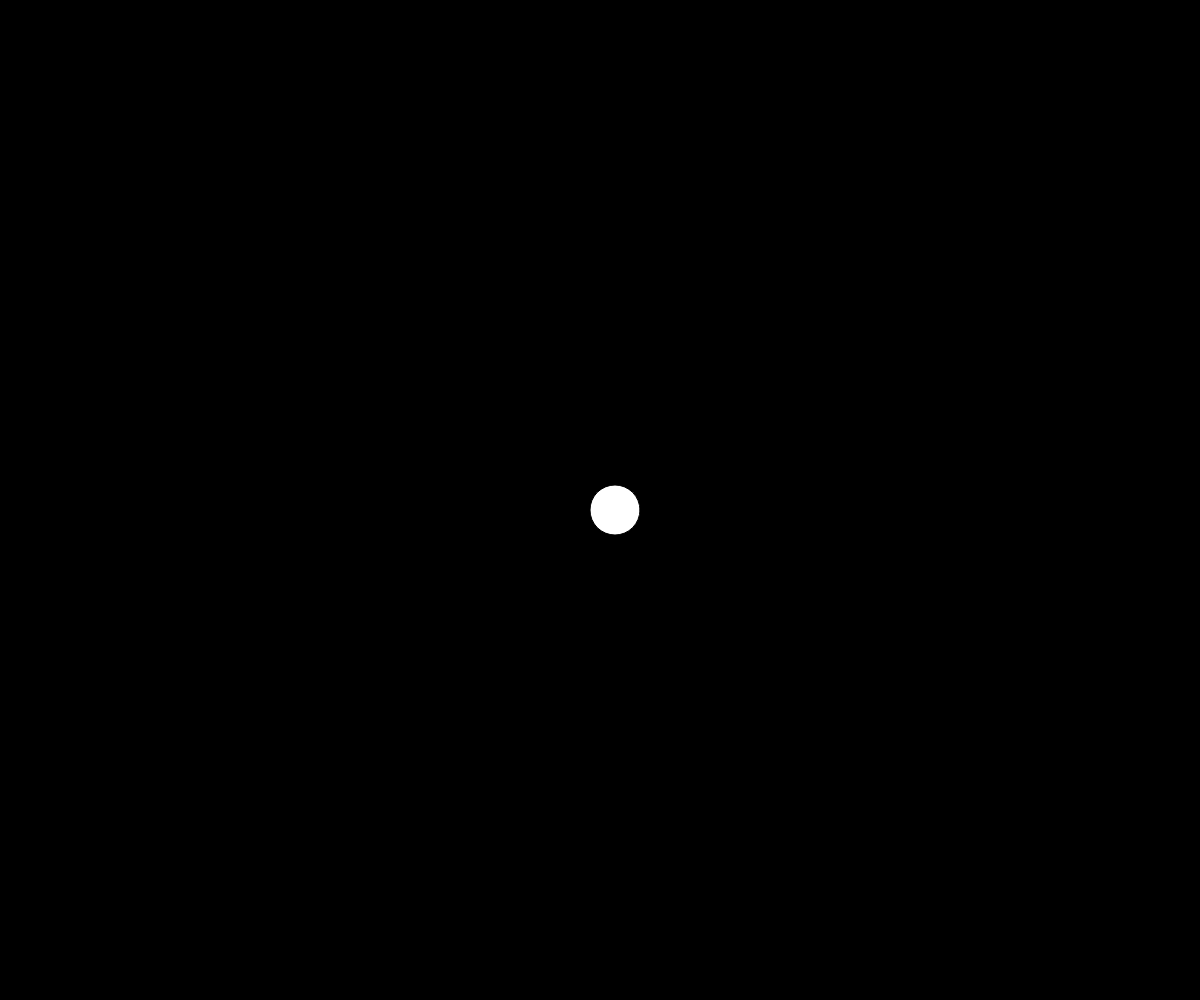
Frame 1 (no input)
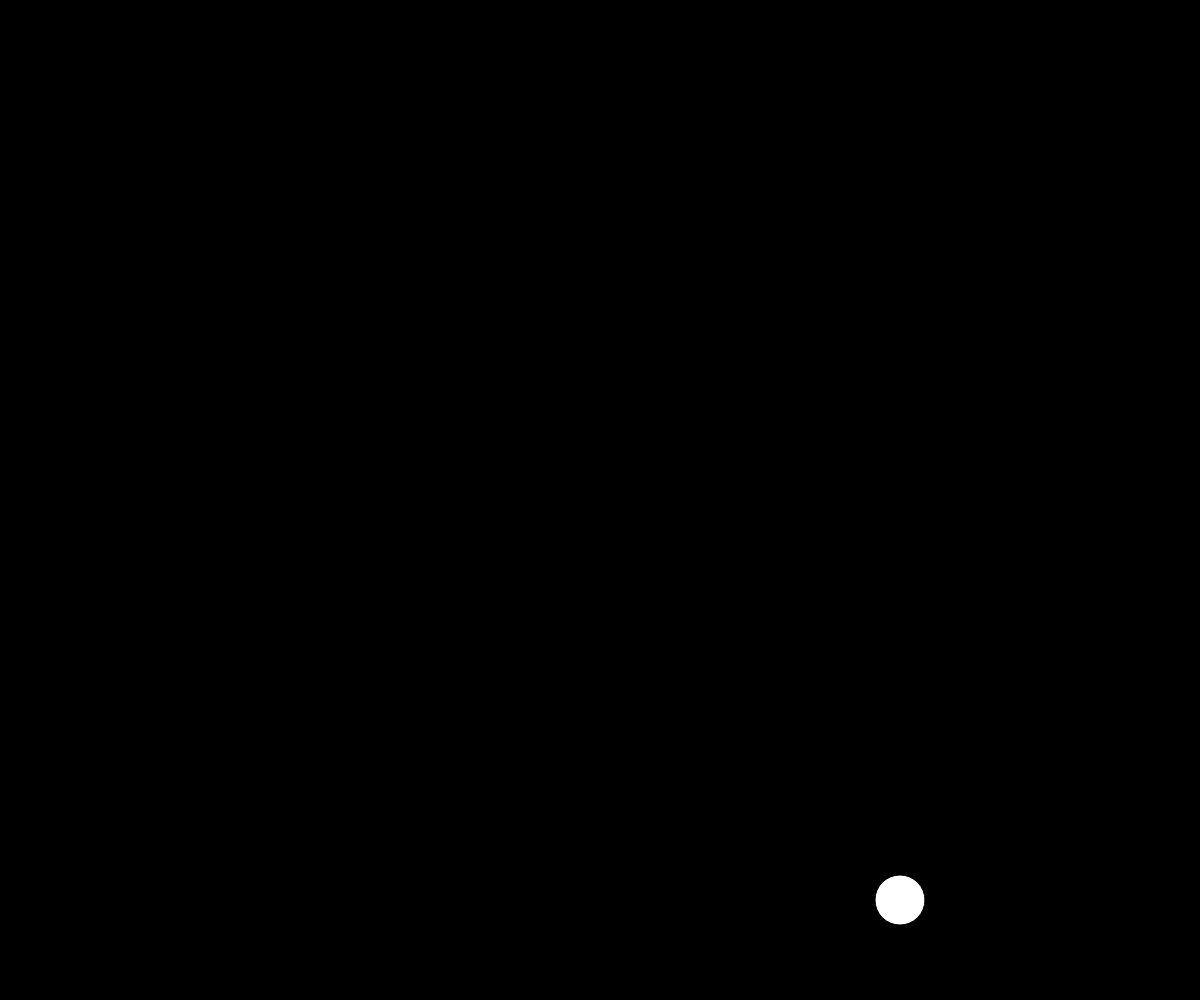
Frame 60 (no input)
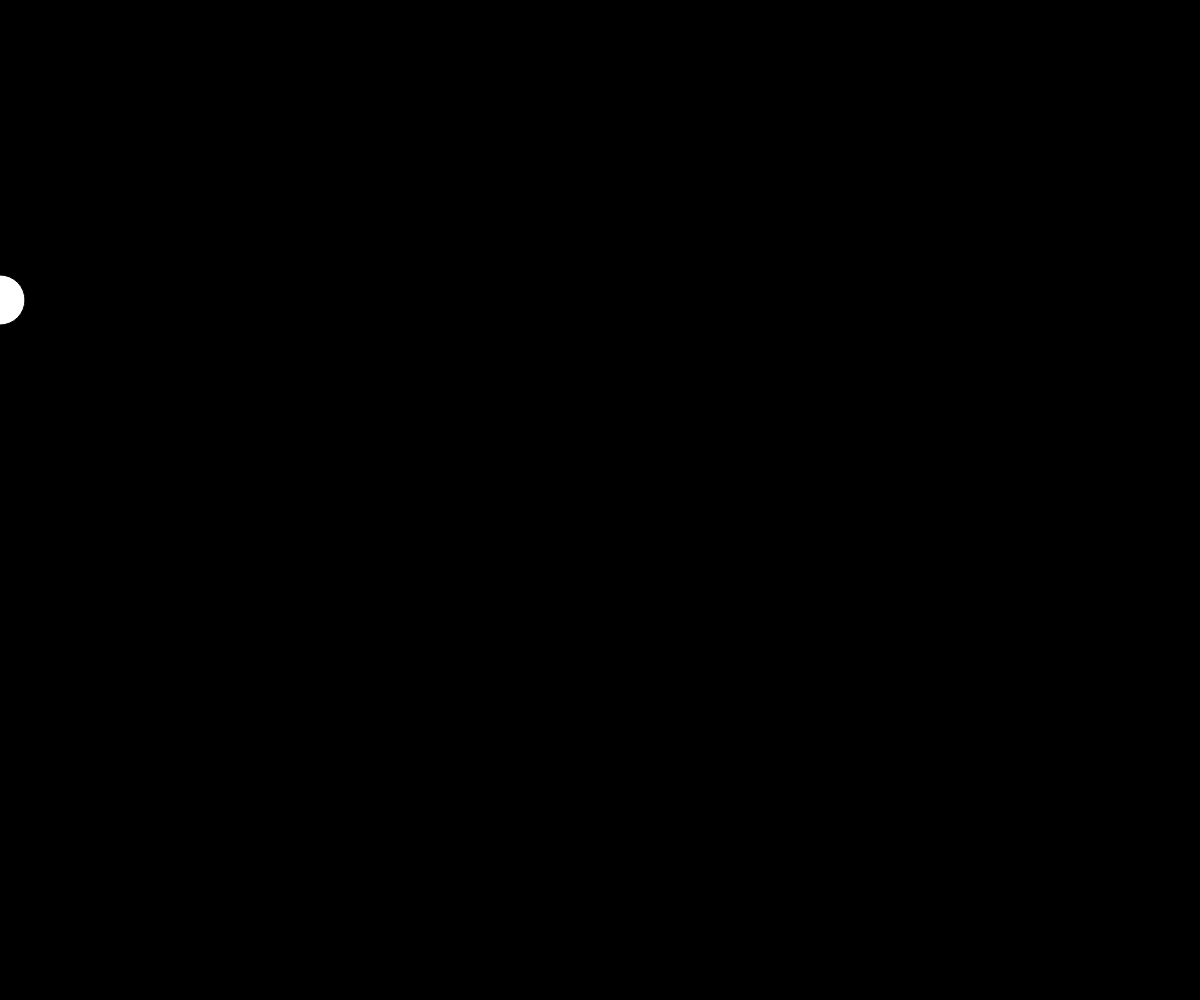
Frame 120 (the mouse pressed at the canvas centre since frame 60)

The p5.js sketch that drew these frames (run headless with seeded random() and noise() and a simulated clock; from frame 60 on, the mouse is pressed at the canvas centre):

// p5.js sketch
// ── sketch.js
var x, y;
var xSpeed, ySpeed;

function setup(){
  createCanvas(windowWidth, windowHeight);
  x = width / 2;
  y = height / 2;
  xSpeed = 15;
  ySpeed = 10;
}

function draw(){
  background(0);
  // x = x + 10;

  x += xSpeed;
  y += ySpeed;

  // Off & On screen
  // if ( x > width ) x = 0;
  // if ( y > height) y = 0; 
  
  if( x >= width || x <= 0) xSpeed = xSpeed * -1;
  if( y >= height || y <= 0) ySpeed = ySpeed * -1;


  // print(x, y);
  // x--;
  // y--;
  ellipse( x, y, 50, 50);
}
